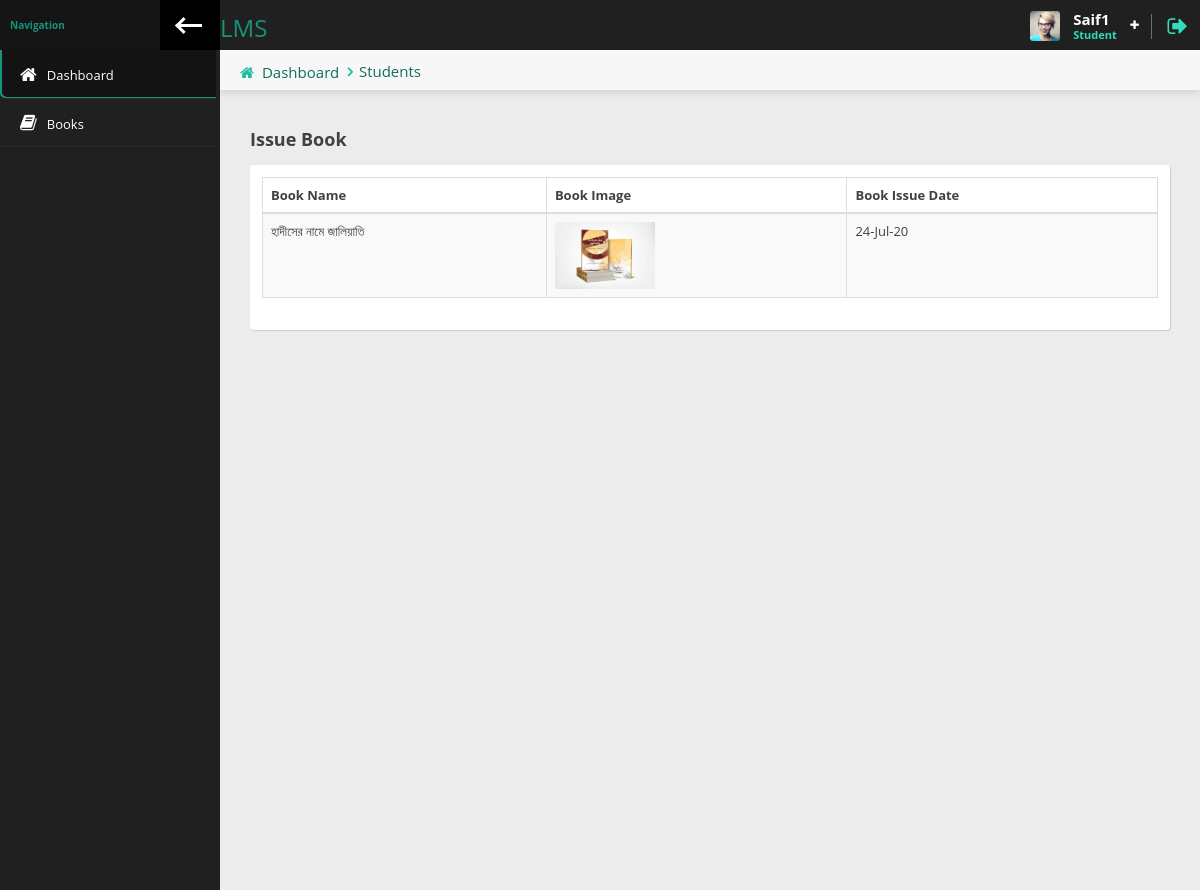
Screenshot of /student/index.php (signed in) with the database file from the repository.
### tables this page shows
CREATE TABLE `issue_books` (
  `id` int(10) NOT NULL,
  `student_id` int(6) NOT NULL,
  `book_id` int(10) NOT NULL,
  `book_issue_date` varchar(20) NOT NULL,
  `book_return_date` varchar(20) NOT NULL,
  `datetime` datetime NOT NULL DEFAULT current_timestamp(),
  `librarian_id` int(3) NOT NULL
);

CREATE TABLE `books` (
  `id` int(10) UNSIGNED NOT NULL,
  `book_name` varchar(60) NOT NULL,
  `book_image` varchar(100) NOT NULL,
  `book_authore_name` varchar(45) NOT NULL,
  `book_publication_name` varchar(45) NOT NULL,
  `book_purchase_date` varchar(45) NOT NULL,
  `book_price` float NOT NULL,
  `book_qty` int(5) UNSIGNED NOT NULL,
  `abilable_qty` int(5) UNSIGNED NOT NULL,
  `librarian_name` varchar(45) NOT NULL
);

### student/index.php (the view)
<?php require_once 'header.php'; ?>
                <div class="content-header">
                    <div class="leftside-content-header">
                        <ul class="breadcrumbs">
                            <li><i class="fa fa-home" aria-hidden="true"></i><a href="index.php">Dashboard</a></li>
                            <li><a href="javascript:avoid(0)">Students</a></li>
                        </ul>
                    </div>
                </div>
                <div class="row animated fadeInUp">
                    <div class="col-sm-12">
                    <h4 class="section-subtitle"><b> Issue Book</b></h4>
                        <div class="panel">
                        <div class="panel-content">
                            <div class="table-responsive">
                                <table id="basic-table" class="data-table table table-striped nowrap table-hover table-bordered" cellspacing="0" width="100%">
                                    <thead>
                                    <tr>
                                        <th>Book Name</th>
                                        <th>Book Image</th>
                                        <th>Book Issue Date</th>
                                    </tr>
                                    </thead>
                                    <tbody>
                                        <?php
                                            $id = $_SESSION['student_id'];
                                            $sql = "select book_id,student_id,book_issue_date ,book_name,book_image from issue_books ,books where issue_books.student_id = '$id' and issue_books.book_id=books.id";
                                            $result = $db->query($sql);
                                            while ($row = $result -> fetch_assoc()) {
                                        ?>
                                            <tr>
                                                <td><?= $row['book_name']?></td>
                                                <td>
                                                    <img src="../images/books/<?= $row['book_image']?>" style="width: 100px">
                                                </td>
                                                <td><?= date('d-M-y',strtotime($row['book_issue_date'])) ?></td>
                                            </tr>
                                    <?php }?>
                                    </tbody>
                                </table>
                            </div>
                        </div>
                    </div>
                    </div>
                </div>
<?php require_once 'footer.php'; ?>

### rows the page displays
issue_books: book.book_name "হাদীসের নামে জালিয়াতি", book.book_image (picture), book_issue_date "24-Jul-20"

### other values shown
$_SESSION['student_name'] "Saif1"
